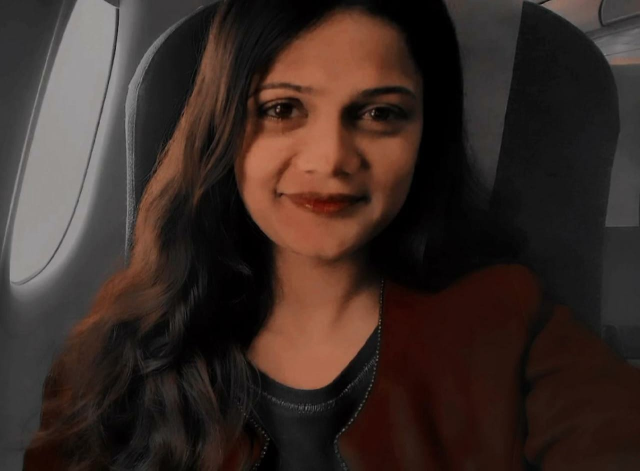
#> input picture Nishi.jpeg, 1280 x 941 px (shown at 1/2 size)
$ python main.py
#> lines starting #> are read from the running program, lines starting #| are printed output that depends on the picture; after the words box and inside, x2 and y2 are one past the last pixel; in counts of white or black regions, pixels touching at a corner belong together
import cv2

face_cascade=cv2.CascadeClassifier(cv2.data.haarcascades + "haarcascade_frontalface_default.xml") #Note the change

img = cv2.imread("Nishi.jpeg")
#> img is the input picture: shape (941, 1280, 3); mean B, G, R 37.7, 43.1, 57.4
gray_img=cv2.cvtColor(img,cv2.COLOR_BGR2GRAY)
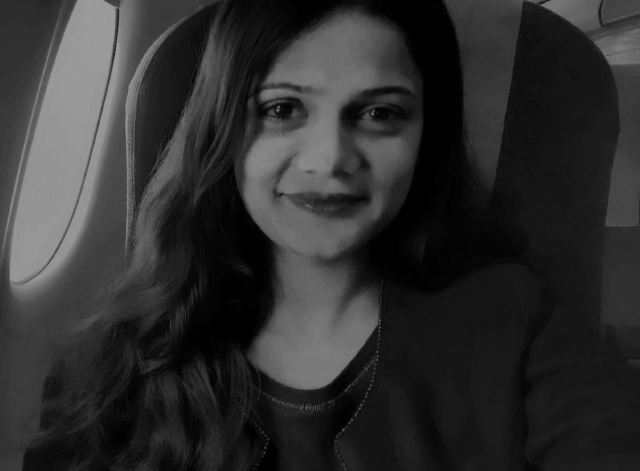
#> gray_img: shape (941, 1280) (shown at 1/2 size); min 0, max 163, mean 46.8

faces=face_cascade.detectMultiScale(gray_img, scaleFactor=1.05,minNeighbors=5)
#> faces = [[432, 53, 464, 464]]

for x, y, w, h in faces:
    img=cv2.rectangle(img,(x,y),(x+w,y+h),(0,255,0),3)
#> this loop made 1 pass
#> pass 1, `img=cv2.rectangle(img,(x,y),(x+w,y+h),(0,255,0),3)`:
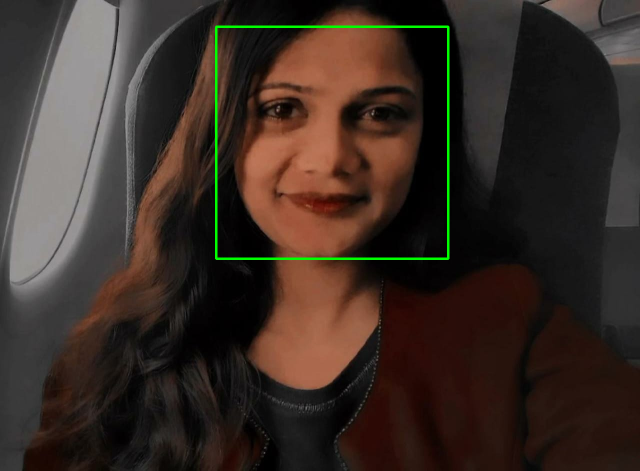
#> img: shape (941, 1280, 3) (shown at 1/2 size); 0.77% of pixels changed, all inside (x1, y1, x2, y2) = (430, 51, 899, 520)

#resized=cv2.resize(img,(int(img.shape[1]/3), int(img.shape[0]/3)))

cv2.imshow("Deteced-face",img)
cv2.waitKey(0)
cv2.destroyAllWindows()
